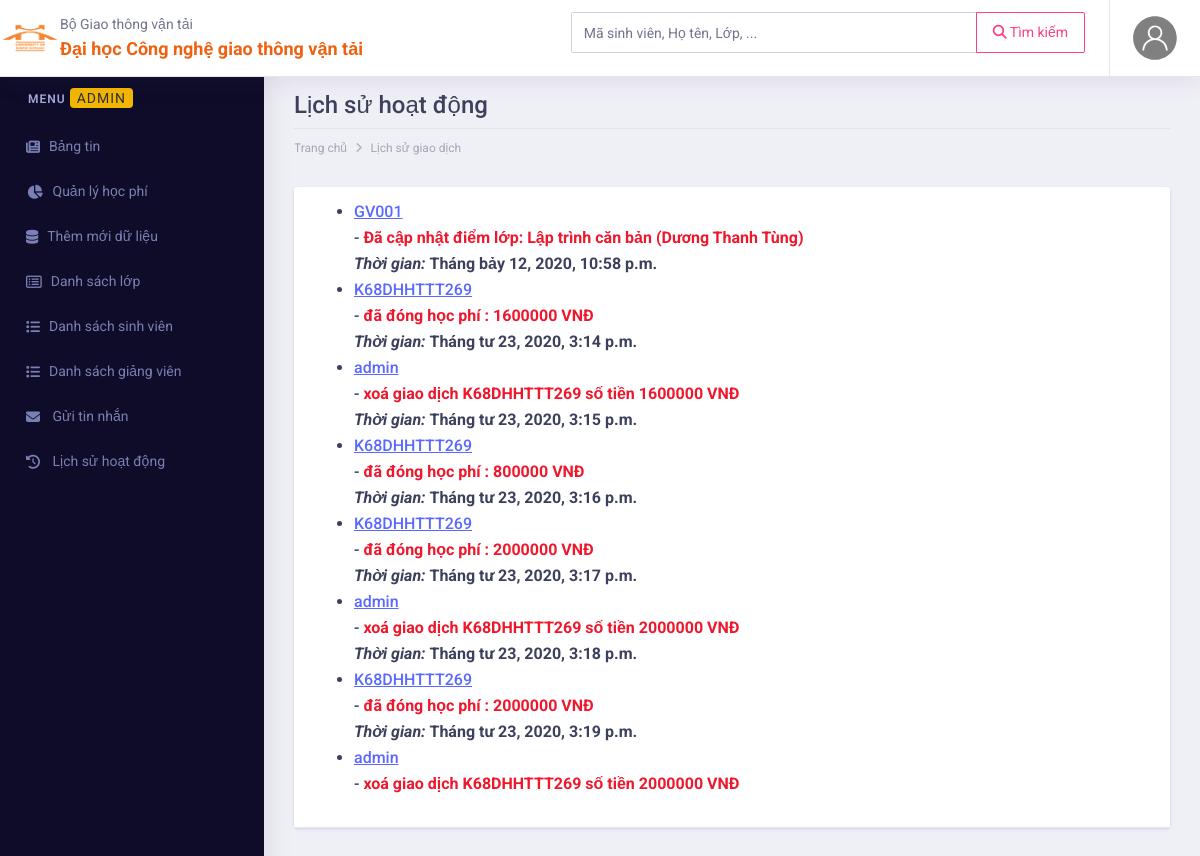
The page /history/ (signed in) on the database as committed earlier.
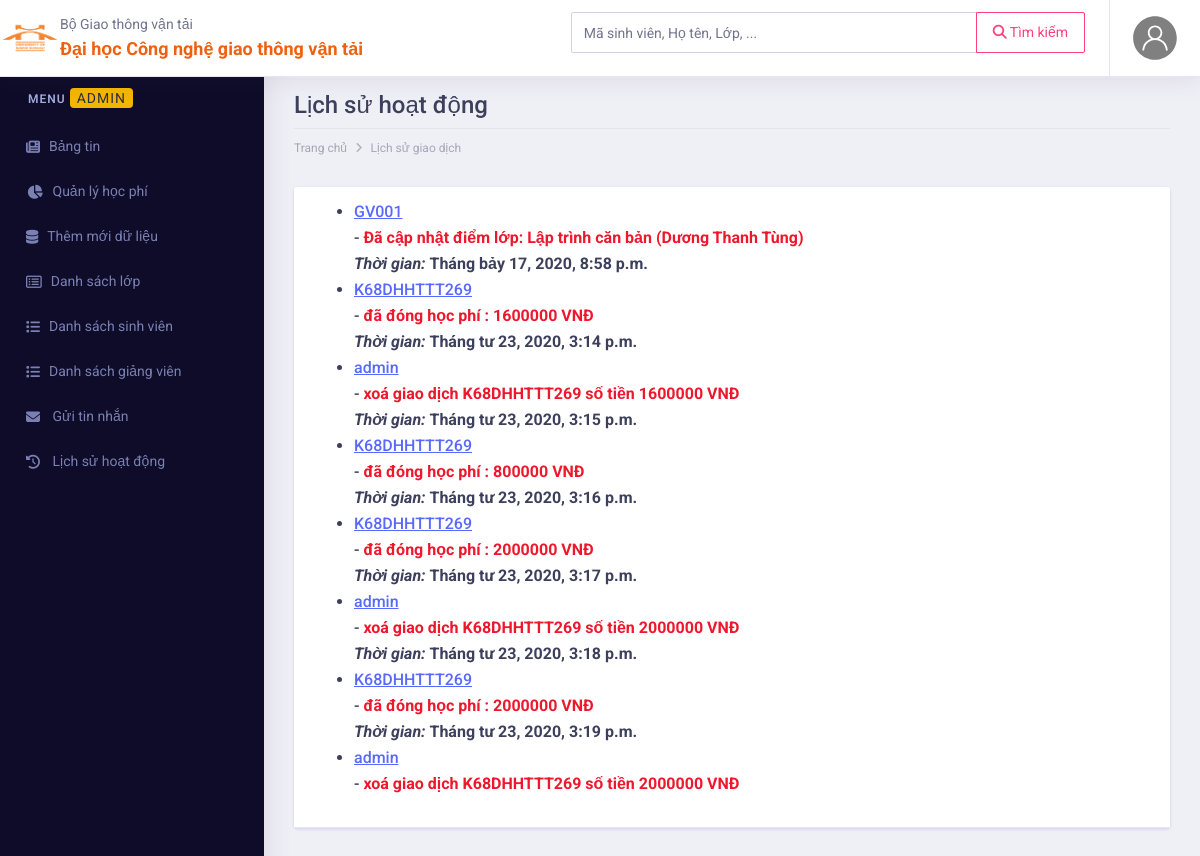
The same page on the database as committed later.
### app/models.py (models this page shows)
class History(models.Model):
    user = models.ForeignKey(User, on_delete=models.CASCADE)
    actions = models.CharField(max_length=100)
    time = models.DateTimeField(auto_now=True)

### app/views_admin.py (the view)
# urls.py: path('history/', admin_views.history, name='history'),
def history(request):
    if not request.user.is_superuser:
        raise PermissionDenied
    data = History.objects.all()
    return render(request, 'history.html', context={
        'data': data
    })

### app/templates/history.html
{% extends 'base.html' %}
{% block content %}
    <div class="dashboard-wrapper">
        <div class="container-fluid  dashboard-content">
            <div class="row">
                <div class="col-xl-12 col-lg-12 col-md-12 col-sm-12 col-12">
                    <div class="page-header">
                        <h2 class="pageheader-title">Lịch sử hoạt động</h2>
                        <div class="page-breadcrumb">
                            <nav aria-label="breadcrumb">
                                <ol class="breadcrumb">
                                    <li class="breadcrumb-item"><a href="{% url 'index' %}" class="breadcrumb-link">Trang
                                        chủ</a></li>
                                    <li class="breadcrumb-item"><a href="{% url 'history' %}" class="breadcrumb-link">Lịch
                                        sử giao dịch</a></li>
                                </ol>
                            </nav>
                        </div>
                    </div>
                </div>
            </div>
            <div class="card">
                <h4 class="card-header">
                    <ul style="position: relative;
                            height: 600px;
                            overflow: auto;
                            display: block;"
                    ">
                    {% for d in data %}
                        <li><u class="text-primary">{{ d.user }}</u> <br> - <b class="text-danger">{{ d.actions }}</b>
                            <b><br> <i>Thời gian: </i> {{ d.time }}</b></li>
                    {% endfor %}
                    </ul>
                </h4>
            </div>
        </div>
    </div>
{% endblock %}

Rows that differ between the two databases and show on the page:
changed History "Đã cập nhật điểm lớp: Lập trình căn bản (Dương Thanh Tùng)": time "Tháng bảy 12, 2020, 10:58 p.m." → "Tháng bảy 17, 2020, 8:58 p.m."
